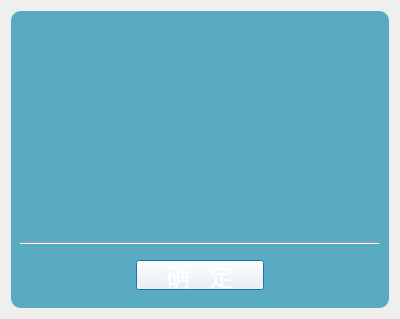
<?xml version="1.0" encoding="UTF-8"?>
<ui version="4.0">
 <class>NotifyRoot</class>
 <widget class="QDialog" name="NotifyRoot">
  <property name="geometry">
   <rect>
    <x>0</x>
    <y>0</y>
    <width>400</width>
    <height>319</height>
   </rect>
  </property>
  <property name="windowTitle">
   <string>Dialog</string>
  </property>
  <property name="styleSheet">
   <string notr="true">QWidget#frame{
	background-color: rgb(89, 171, 195);
	border-radius: 10;
}

QPushButton{
	color : rgb(255, 255, 255);
	font: 18pt;
	background-color: rgb(255, 255, 255, 0);
}
QPushButton:pressed{
	color : rgb(200, 200, 200);
}</string>
  </property>
  <property name="sizeGripEnabled">
   <bool>false</bool>
  </property>
  <property name="modal">
   <bool>false</bool>
  </property>
  <layout class="QVBoxLayout" name="verticalLayout_2">
   <item>
    <widget class="QWidget" name="frame" native="true">
     <layout class="QVBoxLayout" name="verticalLayout">
      <item>
       <widget class="QWidget" name="content" native="true">
        <property name="sizePolicy">
         <sizepolicy hsizetype="Expanding" vsizetype="Expanding">
          <horstretch>0</horstretch>
          <verstretch>0</verstretch>
         </sizepolicy>
        </property>
        <layout class="QVBoxLayout" name="layout">
         <property name="spacing">
          <number>0</number>
         </property>
         <property name="leftMargin">
          <number>0</number>
         </property>
         <property name="topMargin">
          <number>0</number>
         </property>
         <property name="rightMargin">
          <number>0</number>
         </property>
         <property name="bottomMargin">
          <number>0</number>
         </property>
        </layout>
       </widget>
      </item>
      <item>
       <widget class="Line" name="line">
        <property name="orientation">
         <enum>Qt::Horizontal</enum>
        </property>
       </widget>
      </item>
      <item>
       <widget class="QWidget" name="widget_2" native="true">
        <property name="minimumSize">
         <size>
          <width>0</width>
          <height>48</height>
         </size>
        </property>
        <property name="maximumSize">
         <size>
          <width>16777215</width>
          <height>48</height>
         </size>
        </property>
        <layout class="QHBoxLayout" name="horizontalLayout">
         <item>
          <spacer name="horizontalSpacer">
           <property name="orientation">
            <enum>Qt::Horizontal</enum>
           </property>
           <property name="sizeHint" stdset="0">
            <size>
             <width>40</width>
             <height>20</height>
            </size>
           </property>
          </spacer>
         </item>
         <item>
          <widget class="QPushButton" name="btnOK">
           <property name="minimumSize">
            <size>
             <width>128</width>
             <height>1</height>
            </size>
           </property>
           <property name="maximumSize">
            <size>
             <width>128</width>
             <height>16777215</height>
            </size>
           </property>
           <property name="text">
            <string>确   定</string>
           </property>
           <property name="flat">
            <bool>false</bool>
           </property>
          </widget>
         </item>
         <item>
          <spacer name="horizontalSpacer_2">
           <property name="orientation">
            <enum>Qt::Horizontal</enum>
           </property>
           <property name="sizeHint" stdset="0">
            <size>
             <width>100</width>
             <height>20</height>
            </size>
           </property>
          </spacer>
         </item>
        </layout>
       </widget>
      </item>
     </layout>
    </widget>
   </item>
  </layout>
 </widget>
 <resources/>
 <connections/>
</ui>
